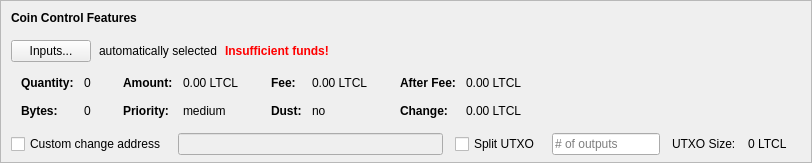
    <widget class="QFrame" name="frameCoinControl">
     <property name="sizePolicy">
      <sizepolicy hsizetype="Expanding" vsizetype="Expanding">
       <horstretch>0</horstretch>
       <verstretch>0</verstretch>
      </sizepolicy>
     </property>
     <property name="maximumSize">
      <size>
       <width>16777215</width>
       <height>16777215</height>
      </size>
     </property>
     <property name="frameShape">
      <enum>QFrame::StyledPanel</enum>
     </property>
     <property name="frameShadow">
      <enum>QFrame::Sunken</enum>
     </property>
     <layout class="QVBoxLayout" name="verticalLayoutCoinControl2">
      <property name="spacing">
       <number>0</number>
      </property>
      <property name="leftMargin">
       <number>0</number>
      </property>
      <property name="topMargin">
       <number>0</number>
      </property>
      <property name="rightMargin">
       <number>0</number>
      </property>
      <property name="bottomMargin">
       <number>6</number>
      </property>
      <item>
       <layout class="QVBoxLayout" name="verticalLayoutCoinControl" stretch="0,0,0,0,1">
        <property name="spacing">
         <number>0</number>
        </property>
        <property name="leftMargin">
         <number>10</number>
        </property>
        <property name="topMargin">
         <number>10</number>
        </property>
        <item>
         <layout class="QHBoxLayout" name="horizontalLayoutCoinControl1">
          <property name="bottomMargin">
           <number>15</number>
          </property>
          <item>
           <widget class="QLabel" name="labelCoinControlFeatures">
            <property name="sizePolicy">
             <sizepolicy hsizetype="Preferred" vsizetype="Maximum">
              <horstretch>0</horstretch>
              <verstretch>0</verstretch>
             </sizepolicy>
            </property>
            <property name="font">
             <font>
              <weight>75</weight>
              <bold>true</bold>
             </font>
            </property>
            <property name="styleSheet">
             <string notr="true">font-weight:bold;</string>
            </property>
            <property name="text">
             <string>Coin Control Features</string>
            </property>
           </widget>
          </item>
         </layout>
        </item>
        <item>
         <layout class="QHBoxLayout" name="horizontalLayoutCoinControl2" stretch="0,0,0,0">
          <property name="spacing">
           <number>8</number>
          </property>
          <property name="bottomMargin">
           <number>10</number>
          </property>
          <item>
           <widget class="QPushButton" name="pushButtonCoinControl">
            <property name="styleSheet">
             <string notr="true"/>
            </property>
            <property name="text">
             <string>Inputs...</string>
            </property>
            <property name="autoDefault">
             <bool>false</bool>
            </property>
           </widget>
          </item>
          <item>
           <widget class="QLabel" name="labelCoinControlAutomaticallySelected">
            <property name="text">
             <string>automatically selected</string>
            </property>
            <property name="margin">
             <number>5</number>
            </property>
           </widget>
          </item>
          <item>
           <widget class="QLabel" name="labelCoinControlInsuffFunds">
            <property name="font">
             <font>
              <weight>75</weight>
              <bold>true</bold>
             </font>
            </property>
            <property name="styleSheet">
             <string notr="true">color:red;font-weight:bold;</string>
            </property>
            <property name="text">
             <string>Insufficient funds!</string>
            </property>
            <property name="margin">
             <number>5</number>
            </property>
           </widget>
          </item>
          <item>
           <spacer name="horizontalSpacerCoinControl">
            <property name="orientation">
             <enum>Qt::Horizontal</enum>
            </property>
            <property name="sizeHint" stdset="0">
             <size>
              <width>40</width>
              <height>1</height>
             </size>
            </property>
           </spacer>
          </item>
         </layout>
        </item>
        <item>
         <widget class="QWidget" name="widgetCoinControl" native="true">
          <property name="sizePolicy">
           <sizepolicy hsizetype="Preferred" vsizetype="Preferred">
            <horstretch>0</horstretch>
            <verstretch>0</verstretch>
           </sizepolicy>
          </property>
          <property name="minimumSize">
           <size>
            <width>0</width>
            <height>0</height>
           </size>
          </property>
          <property name="styleSheet">
           <string notr="true"/>
          </property>
          <layout class="QHBoxLayout" name="horizontalLayoutCoinControl5">
           <property name="leftMargin">
            <number>0</number>
           </property>
           <property name="topMargin">
            <number>0</number>
           </property>
           <property name="rightMargin">
            <number>0</number>
           </property>
           <property name="bottomMargin">
            <number>0</number>
           </property>
           <item>
            <layout class="QHBoxLayout" name="horizontalLayoutCoinControl3" stretch="0,0,0,1">
             <property name="spacing">
              <number>20</number>
             </property>
             <property name="topMargin">
              <number>0</number>
             </property>
             <property name="bottomMargin">
              <number>10</number>
             </property>
             <item>
              <layout class="QFormLayout" name="formLayoutCoinControl1">
               <property name="horizontalSpacing">
                <number>10</number>
               </property>
               <property name="verticalSpacing">
                <number>14</number>
               </property>
               <property name="leftMargin">
                <number>10</number>
               </property>
               <property name="topMargin">
                <number>4</number>
               </property>
               <property name="rightMargin">
                <number>6</number>
               </property>
               <item row="0" column="0">
                <widget class="QLabel" name="labelCoinControlQuantityText">
                 <property name="font">
                  <font>
                   <weight>75</weight>
                   <bold>true</bold>
                  </font>
                 </property>
                 <property name="text">
                  <string>Quantity:</string>
                 </property>
                 <property name="margin">
                  <number>0</number>
                 </property>
                </widget>
               </item>
               <item row="0" column="1">
                <widget class="QLabel" name="labelCoinControlQuantity">
                 <property name="cursor">
                  <cursorShape>IBeamCursor</cursorShape>
                 </property>
                 <property name="contextMenuPolicy">
                  <enum>Qt::ActionsContextMenu</enum>
                 </property>
                 <property name="text">
                  <string notr="true">0</string>
                 </property>
                 <property name="margin">
                  <number>0</number>
                 </property>
                 <property name="textInteractionFlags">
                  <set>Qt::LinksAccessibleByMouse|Qt::TextSelectableByKeyboard|Qt::TextSelectableByMouse</set>
                 </property>
                </widget>
               </item>
               <item row="1" column="0">
                <widget class="QLabel" name="labelCoinControlBytesText">
                 <property name="font">
                  <font>
                   <weight>75</weight>
                   <bold>true</bold>
                  </font>
                 </property>
                 <property name="text">
                  <string>Bytes:</string>
                 </property>
                </widget>
               </item>
               <item row="1" column="1">
                <widget class="QLabel" name="labelCoinControlBytes">
                 <property name="cursor">
                  <cursorShape>IBeamCursor</cursorShape>
                 </property>
                 <property name="contextMenuPolicy">
                  <enum>Qt::ActionsContextMenu</enum>
                 </property>
                 <property name="text">
                  <string notr="true">0</string>
                 </property>
                 <property name="textInteractionFlags">
                  <set>Qt::LinksAccessibleByMouse|Qt::TextSelectableByKeyboard|Qt::TextSelectableByMouse</set>
                 </property>
                </widget>
               </item>
              </layout>
             </item>
             <item>
              <layout class="QFormLayout" name="formLayoutCoinControl2">
               <property name="horizontalSpacing">
                <number>10</number>
               </property>
               <property name="verticalSpacing">
                <number>14</number>
               </property>
               <property name="leftMargin">
                <number>6</number>
               </property>
               <property name="topMargin">
                <number>4</number>
               </property>
               <property name="rightMargin">
                <number>6</number>
               </property>
               <item row="0" column="0">
                <widget class="QLabel" name="labelCoinControlAmountText">
                 <property name="font">
                  <font>
                   <weight>75</weight>
                   <bold>true</bold>
                  </font>
                 </property>
                 <property name="text">
                  <string>Amount:</string>
                 </property>
                 <property name="margin">
                  <number>0</number>
                 </property>
                </widget>
               </item>
               <item row="0" column="1">
                <widget class="QLabel" name="labelCoinControlAmount">
                 <property name="cursor">
                  <cursorShape>IBeamCursor</cursorShape>
                 </property>
                 <property name="contextMenuPolicy">
                  <enum>Qt::ActionsContextMenu</enum>
                 </property>
                 <property name="text">
                  <string notr="true">0.00 LTCL</string>
                 </property>
                 <property name="textInteractionFlags">
                  <set>Qt::LinksAccessibleByMouse|Qt::TextSelectableByKeyboard|Qt::TextSelectableByMouse</set>
                 </property>
                </widget>
               </item>
               <item row="1" column="0">
                <widget class="QLabel" name="labelCoinControlPriorityText">
                 <property name="font">
                  <font>
                   <weight>75</weight>
                   <bold>true</bold>
                  </font>
                 </property>
                 <property name="text">
                  <string>Priority:</string>
                 </property>
                </widget>
               </item>
               <item row="1" column="1">
                <widget class="QLabel" name="labelCoinControlPriority">
                 <property name="cursor">
                  <cursorShape>IBeamCursor</cursorShape>
                 </property>
                 <property name="contextMenuPolicy">
                  <enum>Qt::ActionsContextMenu</enum>
                 </property>
                 <property name="text">
                  <string>medium</string>
                 </property>
                 <property name="textInteractionFlags">
                  <set>Qt::LinksAccessibleByMouse|Qt::TextSelectableByKeyboard|Qt::TextSelectableByMouse</set>
                 </property>
                </widget>
               </item>
              </layout>
             </item>
             <item>
              <layout class="QFormLayout" name="formLayoutCoinControl3">
               <property name="horizontalSpacing">
                <number>10</number>
               </property>
               <property name="verticalSpacing">
                <number>14</number>
               </property>
               <property name="leftMargin">
                <number>6</number>
               </property>
               <property name="topMargin">
                <number>4</number>
               </property>
               <property name="rightMargin">
                <number>6</number>
               </property>
               <item row="0" column="0">
                <widget class="QLabel" name="labelCoinControlFeeText">
                 <property name="font">
                  <font>
                   <weight>75</weight>
                   <bold>true</bold>
                  </font>
                 </property>
                 <property name="text">
                  <string>Fee:</string>
                 </property>
                 <property name="margin">
                  <number>0</number>
                 </property>
                </widget>
               </item>
               <item row="0" column="1">
                <widget class="QLabel" name="labelCoinControlFee">
                 <property name="cursor">
                  <cursorShape>IBeamCursor</cursorShape>
                 </property>
                 <property name="contextMenuPolicy">
                  <enum>Qt::ActionsContextMenu</enum>
                 </property>
                 <property name="text">
                  <string notr="true">0.00 LTCL</string>
                 </property>
                 <property name="textInteractionFlags">
                  <set>Qt::LinksAccessibleByMouse|Qt::TextSelectableByKeyboard|Qt::TextSelectableByMouse</set>
                 </property>
                </widget>
               </item>
               <item row="1" column="0">
                <widget class="QLabel" name="labelCoinControlLowOutputText">
                 <property name="font">
                  <font>
                   <weight>75</weight>
                   <bold>true</bold>
                  </font>
                 </property>
                 <property name="text">
                  <string>Dust:</string>
                 </property>
                </widget>
               </item>
               <item row="1" column="1">
                <widget class="QLabel" name="labelCoinControlLowOutput">
                 <property name="cursor">
                  <cursorShape>IBeamCursor</cursorShape>
                 </property>
                 <property name="contextMenuPolicy">
                  <enum>Qt::ActionsContextMenu</enum>
                 </property>
                 <property name="text">
                  <string>no</string>
                 </property>
                 <property name="textInteractionFlags">
                  <set>Qt::LinksAccessibleByMouse|Qt::TextSelectableByKeyboard|Qt::TextSelectableByMouse</set>
                 </property>
                </widget>
               </item>
              </layout>
             </item>
             <item>
              <layout class="QFormLayout" name="formLayoutCoinControl4">
               <property name="horizontalSpacing">
                <number>10</number>
               </property>
               <property name="verticalSpacing">
                <number>14</number>
               </property>
               <property name="leftMargin">
                <number>6</number>
               </property>
               <property name="topMargin">
                <number>4</number>
               </property>
               <property name="rightMargin">
                <number>6</number>
               </property>
               <item row="0" column="0">
                <widget class="QLabel" name="labelCoinControlAfterFeeText">
                 <property name="font">
                  <font>
                   <weight>75</weight>
                   <bold>true</bold>
                  </font>
                 </property>
                 <property name="text">
                  <string>After Fee:</string>
                 </property>
                 <property name="margin">
                  <number>0</number>
                 </property>
                </widget>
               </item>
               <item row="0" column="1">
                <widget class="QLabel" name="labelCoinControlAfterFee">
                 <property name="cursor">
                  <cursorShape>IBeamCursor</cursorShape>
                 </property>
                 <property name="contextMenuPolicy">
                  <enum>Qt::ActionsContextMenu</enum>
                 </property>
                 <property name="text">
                  <string notr="true">0.00 LTCL</string>
                 </property>
                 <property name="textInteractionFlags">
                  <set>Qt::LinksAccessibleByMouse|Qt::TextSelectableByKeyboard|Qt::TextSelectableByMouse</set>
                 </property>
                </widget>
               </item>
               <item row="1" column="0">
                <widget class="QLabel" name="labelCoinControlChangeText">
                 <property name="font">
                  <font>
                   <weight>75</weight>
                   <bold>true</bold>
                  </font>
                 </property>
                 <property name="text">
                  <string>Change:</string>
                 </property>
                </widget>
               </item>
               <item row="1" column="1">
                <widget class="QLabel" name="labelCoinControlChange">
                 <property name="cursor">
                  <cursorShape>IBeamCursor</cursorShape>
                 </property>
                 <property name="contextMenuPolicy">
                  <enum>Qt::ActionsContextMenu</enum>
                 </property>
                 <property name="text">
                  <string notr="true">0.00 LTCL</string>
                 </property>
                 <property name="textInteractionFlags">
                  <set>Qt::LinksAccessibleByMouse|Qt::TextSelectableByKeyboard|Qt::TextSelectableByMouse</set>
                 </property>
                </widget>
               </item>
              </layout>
             </item>
            </layout>
           </item>
          </layout>
         </widget>
        </item>
        <item>
         <layout class="QHBoxLayout" name="horizontalLayoutCoinControl4" stretch="0,0,0,0,0,0,0">
          <property name="spacing">
           <number>12</number>
          </property>
          <property name="sizeConstraint">
           <enum>QLayout::SetDefaultConstraint</enum>
          </property>
          <property name="topMargin">
           <number>5</number>
          </property>
          <property name="rightMargin">
           <number>5</number>
          </property>
          <item>
           <widget class="QCheckBox" name="checkBoxCoinControlChange">
            <property name="toolTip">
             <string>If this is activated, but the change address is empty or invalid, change will be sent to a newly generated address.</string>
            </property>
            <property name="text">
             <string>Custom change address</string>
            </property>
           </widget>
          </item>
          <item>
           <widget class="QValidatedLineEdit" name="lineEditCoinControlChange">
            <property name="enabled">
             <bool>false</bool>
            </property>
            <property name="sizePolicy">
             <sizepolicy hsizetype="Expanding" vsizetype="Fixed">
              <horstretch>0</horstretch>
              <verstretch>0</verstretch>
             </sizepolicy>
            </property>
           </widget>
          </item>
          <item>
           <widget class="QCheckBox" name="splitBlockCheckBox">
            <property name="text">
             <string>Split UTXO</string>
            </property>
           </widget>
          </item>
          <item>
           <widget class="QLineEdit" name="splitBlockLineEdit">
            <property name="sizePolicy">
             <sizepolicy hsizetype="Fixed" vsizetype="Fixed">
              <horstretch>50</horstretch>
              <verstretch>0</verstretch>
             </sizepolicy>
            </property>
            <property name="placeholderText">
             <string># of outputs</string>
            </property>
           </widget>
          </item>
          <item>
           <widget class="QLabel" name="labelBlockSizeText">
            <property name="text">
             <string>UTXO Size:</string>
            </property>
           </widget>
          </item>
          <item>
           <widget class="QLabel" name="labelBlockSize">
            <property name="text">
             <string>0 LTCL</string>
            </property>
           </widget>
          </item>
          <item>
           <widget class="QLabel" name="labelCoinControlChangeLabel">
            <property name="sizePolicy">
             <sizepolicy hsizetype="Preferred" vsizetype="Expanding">
              <horstretch>0</horstretch>
              <verstretch>0</verstretch>
             </sizepolicy>
            </property>
            <property name="minimumSize">
             <size>
              <width>0</width>
              <height>0</height>
             </size>
            </property>
            <property name="text">
             <string/>
            </property>
            <property name="margin">
             <number>3</number>
            </property>
           </widget>
          </item>
         </layout>
        </item>
        <item>
         <spacer name="verticalSpacerCoinControl">
          <property name="orientation">
           <enum>Qt::Vertical</enum>
          </property>
          <property name="sizeHint" stdset="0">
           <size>
            <width>800</width>
            <height>1</height>
           </size>
          </property>
         </spacer>
        </item>
       </layout>
      </item>
     </layout>
    </widget>
